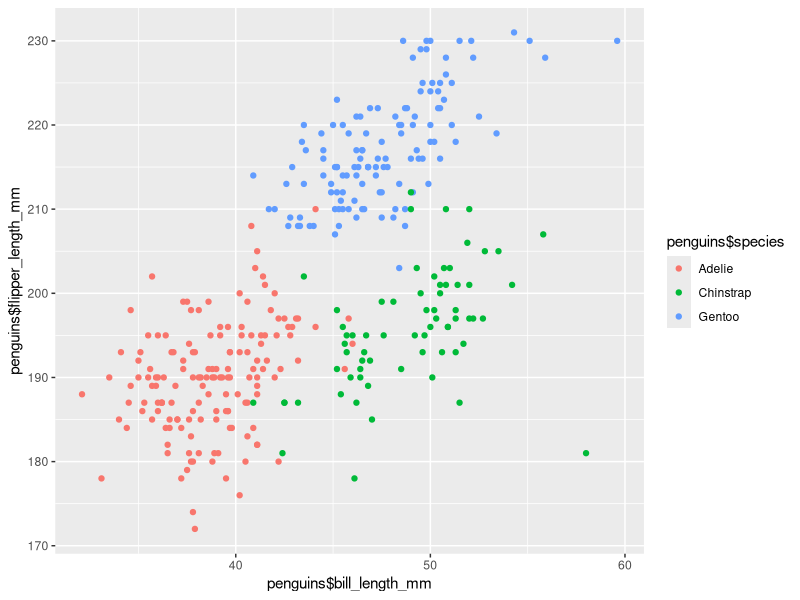
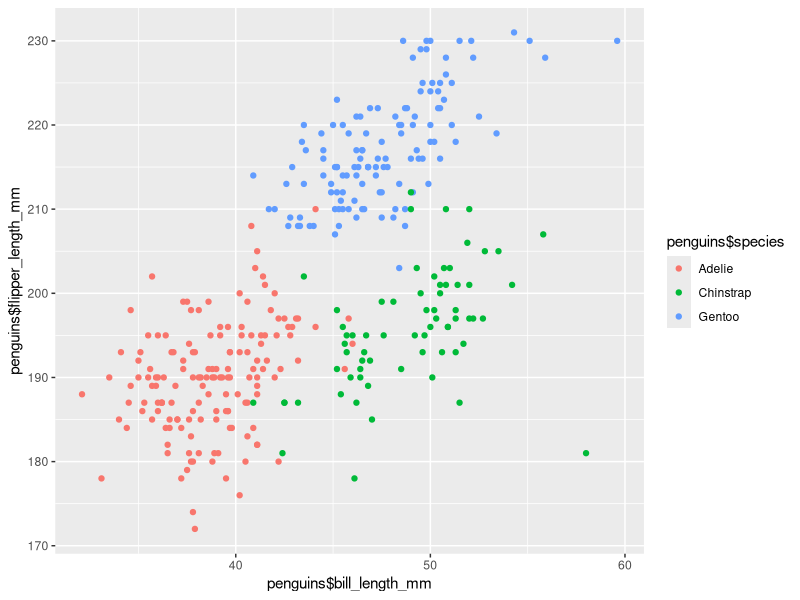

These charts were generated, in order, by the following R code:
## ---- chunk 1

Dframe1 = data.frame(rnorm(10))

#create indicator and use True represent value larger than 0
Dframe1$indicator[Dframe1$rnorm.10. > 0] = TRUE
Dframe1$indicator[Dframe1$rnorm.10. < 0] = FALSE

#build a character vector
Dframe1$char = rep("char" , times = 10)

#build a 10 factor with 3 levels 'a' 'b' 'c'
Dframe1$factor = factor(c('a','b','c','a','b','c','a','b','c','a'))

#try to calculate mean of each variable
norMean = mean(Dframe1$rnorm.10.)
logicMean = mean(Dframe1$indicator)
charMean = mean(Dframe1$char)
facMean = mean(Dframe1$factor)
#character and factor can not used to calculate mean

# convert three types of variables to numeric variable
# logical indicator and factor can be converted to numeric variables
# charter variable can not because coercion
logictonum = as.numeric(Dframe1$indicator)
chartonum = as.numeric(Dframe1$char)
factonum = as.numeric(Dframe1$factor)
## ---- chunk 2
library(ggplot2)
data("penguins", package = "palmerpenguins")

summary(penguins)



p1= ggplot(penguins, aes(penguins$bill_length_mm,penguins$flipper_length_mm, color =penguins$species)) + geom_point()

p1
 ggsave("plot.png", plot = p1)
